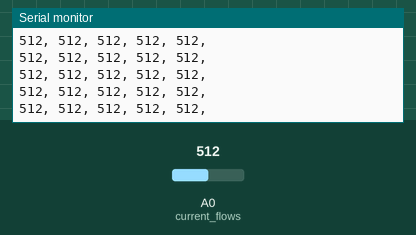
Recording of a sketch running on a simulated Arduino Uno, built with avr-gcc and run on an emulated ATmega328P. Parts: the last lines printed to the serial monitor. The inputs (shaded band) are chosen by the test bench; at power-on: A0 (current_flows) = 512.

Above: at 1.2 s.
1.3 s: A0 (current_flows) set to 105
At 1.8 s:
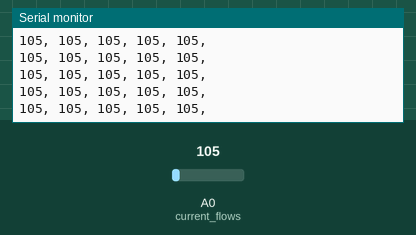
4.3 s: A0 (current_flows) set to 89
At 5.3 s:
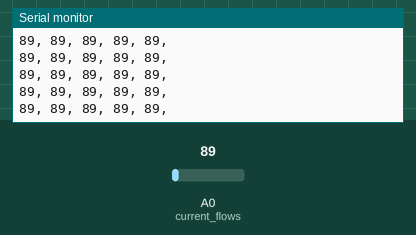
7.3 s: A0 (current_flows) set to 11
At 7.8 s:
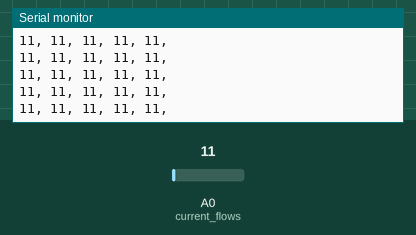
10.3 s: A0 (current_flows) set to 8
At 11.1 s:
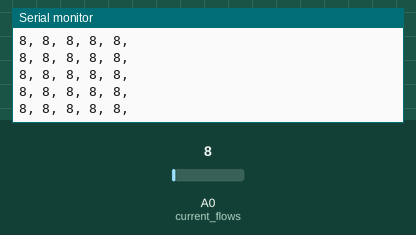
19.3 s: A0 (current_flows) set to 122
At 20.3 s:
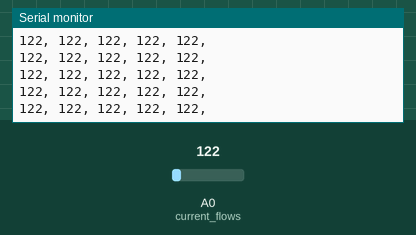
Timing chart, 0 to 22.3 s (numbered marks = the images above; inputs shaded):
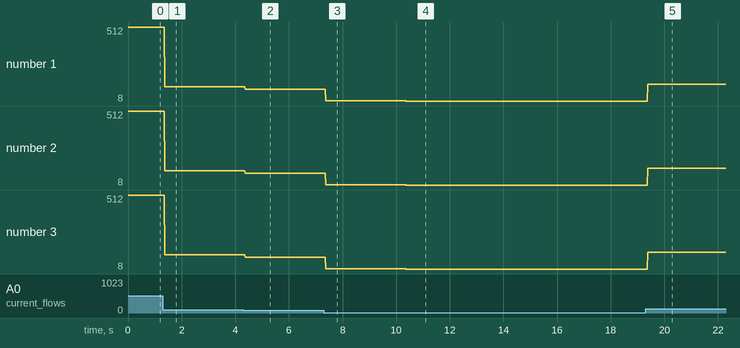

The sketch:

t2_5_Strips_one_analogIn.ino
```cpp
//this code reads the resistance at 10 locations using one analog input.
//this is the basis of building a matrix-style sensor (consider it a single line of a matrix sensor).
//This sketch assumes that there are 5 pressure sensor.
//Each sensor is attached to A0 on one side and a unique digital pin on the other side.
//When the unique pin is set to OUTPUT and pulled LOW, its sensor is active,
// when it is set to INPUT it is not

int resistanceValues[] = {0, 0, 0, 0, 0 }; //array for storing resistance values


void setup()
{
  Serial.begin(9600);
  pinMode(A0, INPUT_PULLUP);   // current flows
  pinMode(2, INPUT);
  pinMode(3, INPUT);
  pinMode(4, INPUT);
  pinMode(5, INPUT);
  pinMode(6, INPUT);
}

void loop()
{

  for (int i = 2; i < 7; i++) {
    pinMode(i, OUTPUT); //OUTPUT allows current to flow through that pin
    digitalWrite(i, LOW);
    resistanceValues[i - 2] = analogRead(A0);
    pinMode(i, INPUT); //INPUT prevents current from flowing (the pin is set to 'high impedence')
  }

  for (int i = 0; i < 5; i++) {
    Serial.print(resistanceValues[i]);

    Serial.print(", ");
  }
  Serial.println();

}
```

Measured:
- after the input at 1.3 s, the serial monitor: prints a new line after 0.08 s (image 1)
- after the input at 4.3 s, the serial monitor: prints a new line after 0.08 s (image 2)
- after the input at 7.3 s, the serial monitor: prints a new line after 0.08 s (image 3)
- after the input at 10.3 s, the serial monitor: prints a new line after 0.08 s (image 4)
- after the input at 19.3 s, the serial monitor: prints a new line after 0.08 s (image 5)
- plotted number 1: 512 → 105 after the input at 1.3 s, 105 → 89 after the input at 4.3 s, 89 → 11 after the input at 7.3 s, 11 → 8 after the input at 10.3 s, 8 → 122 after the input at 19.3 s
- plotted number 2: 512 → 105 after the input at 1.3 s, 105 → 89 after the input at 4.3 s, 89 → 11 after the input at 7.3 s, 11 → 8 after the input at 10.3 s, 8 → 122 after the input at 19.3 s
- plotted number 3: 512 → 105 after the input at 1.3 s, 105 → 89 after the input at 4.3 s, 89 → 11 after the input at 7.3 s, 11 → 8 after the input at 10.3 s, 8 → 122 after the input at 19.3 s
